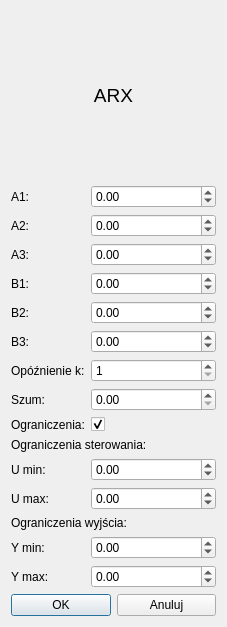
<?xml version="1.0" encoding="UTF-8"?>
<ui version="4.0">
 <class>DialogARX</class>
 <widget class="QDialog" name="DialogARX">
  <property name="geometry">
   <rect>
    <x>0</x>
    <y>0</y>
    <width>227</width>
    <height>627</height>
   </rect>
  </property>
  <property name="windowTitle">
   <string>ARX</string>
  </property>
  <layout class="QVBoxLayout" name="verticalLayout_2">
   <item>
    <layout class="QVBoxLayout" name="verticalLayout">
     <item>
      <widget class="QLabel" name="label_12">
       <property name="font">
        <font>
         <pointsize>14</pointsize>
        </font>
       </property>
       <property name="layoutDirection">
        <enum>Qt::LayoutDirection::LeftToRight</enum>
       </property>
       <property name="text">
        <string>ARX</string>
       </property>
       <property name="alignment">
        <set>Qt::AlignmentFlag::AlignCenter</set>
       </property>
      </widget>
     </item>
     <item>
      <layout class="QFormLayout" name="formLayout">
       <item row="0" column="0">
        <widget class="QLabel" name="label">
         <property name="text">
          <string>A1:</string>
         </property>
        </widget>
       </item>
       <item row="0" column="1">
        <widget class="QDoubleSpinBox" name="spinA1">
         <property name="minimum">
          <double>-100.000000000000000</double>
         </property>
         <property name="maximum">
          <double>100.000000000000000</double>
         </property>
         <property name="singleStep">
          <double>0.100000000000000</double>
         </property>
        </widget>
       </item>
       <item row="1" column="0">
        <widget class="QLabel" name="label_13">
         <property name="text">
          <string>A2:</string>
         </property>
        </widget>
       </item>
       <item row="1" column="1">
        <widget class="QDoubleSpinBox" name="spinA2">
         <property name="minimum">
          <double>-100.000000000000000</double>
         </property>
         <property name="maximum">
          <double>100.000000000000000</double>
         </property>
         <property name="singleStep">
          <double>0.100000000000000</double>
         </property>
        </widget>
       </item>
       <item row="2" column="0">
        <widget class="QLabel" name="label_14">
         <property name="text">
          <string>A3:</string>
         </property>
        </widget>
       </item>
       <item row="2" column="1">
        <widget class="QDoubleSpinBox" name="spinA3">
         <property name="minimum">
          <double>-100.000000000000000</double>
         </property>
         <property name="maximum">
          <double>100.000000000000000</double>
         </property>
         <property name="singleStep">
          <double>0.100000000000000</double>
         </property>
        </widget>
       </item>
       <item row="3" column="0">
        <widget class="QLabel" name="label_2">
         <property name="text">
          <string>B1:</string>
         </property>
        </widget>
       </item>
       <item row="3" column="1">
        <widget class="QDoubleSpinBox" name="spinB1">
         <property name="minimum">
          <double>-100.000000000000000</double>
         </property>
         <property name="maximum">
          <double>100.000000000000000</double>
         </property>
         <property name="singleStep">
          <double>0.100000000000000</double>
         </property>
        </widget>
       </item>
       <item row="4" column="0">
        <widget class="QLabel" name="label_15">
         <property name="text">
          <string>B2:</string>
         </property>
        </widget>
       </item>
       <item row="4" column="1">
        <widget class="QDoubleSpinBox" name="spinB2">
         <property name="minimum">
          <double>-100.000000000000000</double>
         </property>
         <property name="maximum">
          <double>100.000000000000000</double>
         </property>
         <property name="singleStep">
          <double>0.100000000000000</double>
         </property>
        </widget>
       </item>
       <item row="5" column="0">
        <widget class="QLabel" name="label_16">
         <property name="text">
          <string>B3:</string>
         </property>
        </widget>
       </item>
       <item row="5" column="1">
        <widget class="QDoubleSpinBox" name="spinB3">
         <property name="minimum">
          <double>-100.000000000000000</double>
         </property>
         <property name="maximum">
          <double>100.000000000000000</double>
         </property>
         <property name="singleStep">
          <double>0.100000000000000</double>
         </property>
        </widget>
       </item>
       <item row="6" column="0">
        <widget class="QLabel" name="label_3">
         <property name="text">
          <string>Opóźnienie k:</string>
         </property>
        </widget>
       </item>
       <item row="6" column="1">
        <widget class="QSpinBox" name="spinK">
         <property name="minimum">
          <number>1</number>
         </property>
        </widget>
       </item>
       <item row="7" column="0">
        <widget class="QLabel" name="label_4">
         <property name="text">
          <string>Szum:</string>
         </property>
        </widget>
       </item>
       <item row="7" column="1">
        <widget class="QDoubleSpinBox" name="spinPozSz">
         <property name="singleStep">
          <double>0.010000000000000</double>
         </property>
        </widget>
       </item>
       <item row="8" column="0">
        <widget class="QLabel" name="label_5">
         <property name="text">
          <string>Ograniczenia:</string>
         </property>
        </widget>
       </item>
       <item row="8" column="1">
        <widget class="QCheckBox" name="checkOgraniczenia">
         <property name="text">
          <string/>
         </property>
         <property name="checked">
          <bool>true</bool>
         </property>
        </widget>
       </item>
       <item row="9" column="0" colspan="2">
        <widget class="QLabel" name="label_10">
         <property name="text">
          <string>Ograniczenia sterowania:</string>
         </property>
        </widget>
       </item>
       <item row="10" column="0">
        <widget class="QLabel" name="label_6">
         <property name="text">
          <string>U min:</string>
         </property>
        </widget>
       </item>
       <item row="10" column="1">
        <widget class="QDoubleSpinBox" name="spinUMin">
         <property name="minimum">
          <double>-100.000000000000000</double>
         </property>
         <property name="maximum">
          <double>100.000000000000000</double>
         </property>
        </widget>
       </item>
       <item row="11" column="0">
        <widget class="QLabel" name="label_7">
         <property name="text">
          <string>U max:</string>
         </property>
        </widget>
       </item>
       <item row="11" column="1">
        <widget class="QDoubleSpinBox" name="spinUMax">
         <property name="minimum">
          <double>-100.000000000000000</double>
         </property>
         <property name="maximum">
          <double>100.000000000000000</double>
         </property>
        </widget>
       </item>
       <item row="12" column="0" colspan="2">
        <widget class="QLabel" name="label_11">
         <property name="text">
          <string>Ograniczenia wyjścia:</string>
         </property>
        </widget>
       </item>
       <item row="13" column="0">
        <widget class="QLabel" name="label_8">
         <property name="text">
          <string>Y min:</string>
         </property>
        </widget>
       </item>
       <item row="13" column="1">
        <widget class="QDoubleSpinBox" name="spinYMin">
         <property name="minimum">
          <double>-100.000000000000000</double>
         </property>
         <property name="maximum">
          <double>100.000000000000000</double>
         </property>
        </widget>
       </item>
       <item row="14" column="0">
        <widget class="QLabel" name="label_9">
         <property name="text">
          <string>Y max:</string>
         </property>
        </widget>
       </item>
       <item row="14" column="1">
        <widget class="QDoubleSpinBox" name="spinYMax">
         <property name="minimum">
          <double>-100.000000000000000</double>
         </property>
         <property name="maximum">
          <double>100.000000000000000</double>
         </property>
        </widget>
       </item>
      </layout>
     </item>
     <item>
      <layout class="QHBoxLayout" name="horizontalLayout">
       <item>
        <widget class="QPushButton" name="btnOk">
         <property name="text">
          <string>OK</string>
         </property>
        </widget>
       </item>
       <item>
        <widget class="QPushButton" name="btnCancel">
         <property name="text">
          <string>Anuluj</string>
         </property>
        </widget>
       </item>
      </layout>
     </item>
    </layout>
   </item>
  </layout>
 </widget>
 <resources/>
 <connections/>
</ui>
